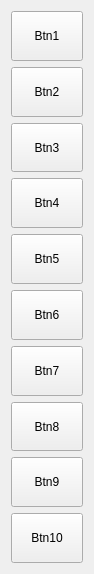
<?xml version="1.0" encoding="UTF-8"?>
<ui version="4.0">
 <class>Form</class>
 <widget class="QWidget" name="Form">
  <property name="geometry">
   <rect>
    <x>0</x>
    <y>0</y>
    <width>94</width>
    <height>574</height>
   </rect>
  </property>
  <property name="sizePolicy">
   <sizepolicy hsizetype="MinimumExpanding" vsizetype="MinimumExpanding">
    <horstretch>0</horstretch>
    <verstretch>0</verstretch>
   </sizepolicy>
  </property>
  <property name="windowTitle">
   <string>Form</string>
  </property>
  <layout class="QVBoxLayout" name="verticalLayout">
   <item>
    <layout class="QGridLayout" name="gridLayout_1">
     <property name="spacing">
      <number>5</number>
     </property>
     <item row="0" column="0">
      <widget class="QToolButton" name="toolButton_1">
       <property name="sizePolicy">
        <sizepolicy hsizetype="Minimum" vsizetype="Minimum">
         <horstretch>0</horstretch>
         <verstretch>0</verstretch>
        </sizepolicy>
       </property>
       <property name="minimumSize">
        <size>
         <width>32</width>
         <height>32</height>
        </size>
       </property>
       <property name="maximumSize">
        <size>
         <width>16777215</width>
         <height>16777215</height>
        </size>
       </property>
       <property name="text">
        <string>Btn1</string>
       </property>
       <property name="iconSize">
        <size>
         <width>40</width>
         <height>40</height>
        </size>
       </property>
      </widget>
     </item>
    </layout>
   </item>
   <item>
    <layout class="QHBoxLayout" name="horizontalLayout">
     <property name="spacing">
      <number>5</number>
     </property>
     <item>
      <widget class="QToolButton" name="toolButton_2">
       <property name="sizePolicy">
        <sizepolicy hsizetype="Minimum" vsizetype="Minimum">
         <horstretch>0</horstretch>
         <verstretch>0</verstretch>
        </sizepolicy>
       </property>
       <property name="minimumSize">
        <size>
         <width>32</width>
         <height>32</height>
        </size>
       </property>
       <property name="maximumSize">
        <size>
         <width>16777215</width>
         <height>16777215</height>
        </size>
       </property>
       <property name="text">
        <string>Btn2</string>
       </property>
       <property name="iconSize">
        <size>
         <width>40</width>
         <height>40</height>
        </size>
       </property>
      </widget>
     </item>
    </layout>
   </item>
   <item>
    <layout class="QGridLayout" name="gridLayout_3">
     <property name="spacing">
      <number>5</number>
     </property>
     <item row="0" column="0">
      <widget class="QToolButton" name="toolButton_3">
       <property name="sizePolicy">
        <sizepolicy hsizetype="Minimum" vsizetype="Minimum">
         <horstretch>0</horstretch>
         <verstretch>0</verstretch>
        </sizepolicy>
       </property>
       <property name="minimumSize">
        <size>
         <width>32</width>
         <height>32</height>
        </size>
       </property>
       <property name="maximumSize">
        <size>
         <width>16777215</width>
         <height>16777215</height>
        </size>
       </property>
       <property name="text">
        <string>Btn3</string>
       </property>
       <property name="iconSize">
        <size>
         <width>40</width>
         <height>40</height>
        </size>
       </property>
      </widget>
     </item>
    </layout>
   </item>
   <item>
    <layout class="QGridLayout" name="gridLayout_4">
     <property name="spacing">
      <number>5</number>
     </property>
     <item row="0" column="0">
      <widget class="QToolButton" name="toolButton_4">
       <property name="sizePolicy">
        <sizepolicy hsizetype="Minimum" vsizetype="Minimum">
         <horstretch>0</horstretch>
         <verstretch>0</verstretch>
        </sizepolicy>
       </property>
       <property name="minimumSize">
        <size>
         <width>32</width>
         <height>32</height>
        </size>
       </property>
       <property name="maximumSize">
        <size>
         <width>16777215</width>
         <height>16777215</height>
        </size>
       </property>
       <property name="text">
        <string>Btn4</string>
       </property>
       <property name="iconSize">
        <size>
         <width>40</width>
         <height>40</height>
        </size>
       </property>
      </widget>
     </item>
    </layout>
   </item>
   <item>
    <layout class="QGridLayout" name="gridLayout_5">
     <property name="spacing">
      <number>5</number>
     </property>
     <item row="0" column="0">
      <widget class="QToolButton" name="toolButton_5">
       <property name="sizePolicy">
        <sizepolicy hsizetype="Minimum" vsizetype="Minimum">
         <horstretch>0</horstretch>
         <verstretch>0</verstretch>
        </sizepolicy>
       </property>
       <property name="minimumSize">
        <size>
         <width>32</width>
         <height>32</height>
        </size>
       </property>
       <property name="maximumSize">
        <size>
         <width>16777215</width>
         <height>16777215</height>
        </size>
       </property>
       <property name="text">
        <string>Btn5</string>
       </property>
       <property name="iconSize">
        <size>
         <width>40</width>
         <height>40</height>
        </size>
       </property>
      </widget>
     </item>
    </layout>
   </item>
   <item>
    <layout class="QGridLayout" name="gridLayout_6_">
     <property name="spacing">
      <number>5</number>
     </property>
     <item row="0" column="0">
      <widget class="QToolButton" name="toolButton_6">
       <property name="sizePolicy">
        <sizepolicy hsizetype="Minimum" vsizetype="Minimum">
         <horstretch>0</horstretch>
         <verstretch>0</verstretch>
        </sizepolicy>
       </property>
       <property name="minimumSize">
        <size>
         <width>32</width>
         <height>32</height>
        </size>
       </property>
       <property name="maximumSize">
        <size>
         <width>16777215</width>
         <height>16777215</height>
        </size>
       </property>
       <property name="text">
        <string>Btn6</string>
       </property>
       <property name="iconSize">
        <size>
         <width>40</width>
         <height>40</height>
        </size>
       </property>
      </widget>
     </item>
    </layout>
   </item>
   <item>
    <layout class="QGridLayout" name="gridLayout_7">
     <property name="spacing">
      <number>5</number>
     </property>
     <item row="0" column="0">
      <widget class="QToolButton" name="toolButton_7">
       <property name="sizePolicy">
        <sizepolicy hsizetype="Minimum" vsizetype="Minimum">
         <horstretch>0</horstretch>
         <verstretch>0</verstretch>
        </sizepolicy>
       </property>
       <property name="minimumSize">
        <size>
         <width>32</width>
         <height>32</height>
        </size>
       </property>
       <property name="maximumSize">
        <size>
         <width>16777215</width>
         <height>16777215</height>
        </size>
       </property>
       <property name="text">
        <string>Btn7</string>
       </property>
       <property name="iconSize">
        <size>
         <width>40</width>
         <height>40</height>
        </size>
       </property>
      </widget>
     </item>
    </layout>
   </item>
   <item>
    <layout class="QGridLayout" name="gridLayout_8">
     <property name="spacing">
      <number>5</number>
     </property>
     <item row="0" column="0">
      <widget class="QToolButton" name="toolButton_8">
       <property name="sizePolicy">
        <sizepolicy hsizetype="Minimum" vsizetype="Minimum">
         <horstretch>0</horstretch>
         <verstretch>0</verstretch>
        </sizepolicy>
       </property>
       <property name="minimumSize">
        <size>
         <width>32</width>
         <height>32</height>
        </size>
       </property>
       <property name="maximumSize">
        <size>
         <width>16777215</width>
         <height>16777215</height>
        </size>
       </property>
       <property name="text">
        <string>Btn8</string>
       </property>
       <property name="iconSize">
        <size>
         <width>40</width>
         <height>40</height>
        </size>
       </property>
      </widget>
     </item>
    </layout>
   </item>
   <item>
    <layout class="QGridLayout" name="gridLayout_9">
     <property name="spacing">
      <number>5</number>
     </property>
     <item row="0" column="0">
      <widget class="QToolButton" name="toolButton_9_">
       <property name="sizePolicy">
        <sizepolicy hsizetype="Minimum" vsizetype="Minimum">
         <horstretch>0</horstretch>
         <verstretch>0</verstretch>
        </sizepolicy>
       </property>
       <property name="minimumSize">
        <size>
         <width>32</width>
         <height>32</height>
        </size>
       </property>
       <property name="maximumSize">
        <size>
         <width>16777215</width>
         <height>16777215</height>
        </size>
       </property>
       <property name="text">
        <string>Btn9</string>
       </property>
       <property name="iconSize">
        <size>
         <width>40</width>
         <height>40</height>
        </size>
       </property>
      </widget>
     </item>
    </layout>
   </item>
   <item>
    <layout class="QGridLayout" name="gridLayout_10">
     <property name="spacing">
      <number>5</number>
     </property>
     <item row="0" column="0">
      <widget class="QToolButton" name="toolButton_10">
       <property name="sizePolicy">
        <sizepolicy hsizetype="Minimum" vsizetype="Minimum">
         <horstretch>0</horstretch>
         <verstretch>0</verstretch>
        </sizepolicy>
       </property>
       <property name="minimumSize">
        <size>
         <width>32</width>
         <height>32</height>
        </size>
       </property>
       <property name="maximumSize">
        <size>
         <width>16777215</width>
         <height>16777215</height>
        </size>
       </property>
       <property name="text">
        <string>Btn10</string>
       </property>
       <property name="iconSize">
        <size>
         <width>40</width>
         <height>40</height>
        </size>
       </property>
      </widget>
     </item>
    </layout>
   </item>
  </layout>
 </widget>
 <resources/>
 <connections/>
</ui>
